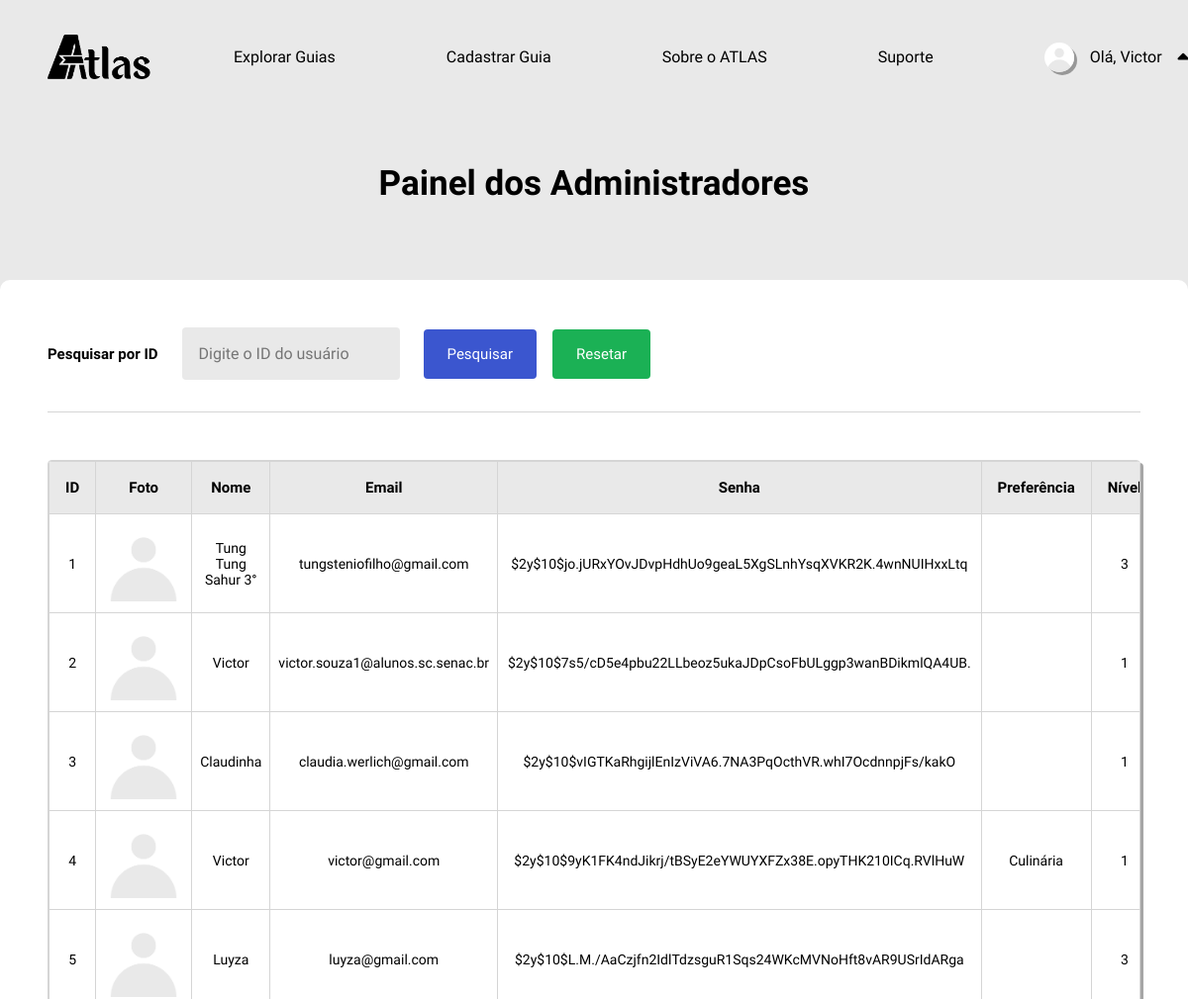
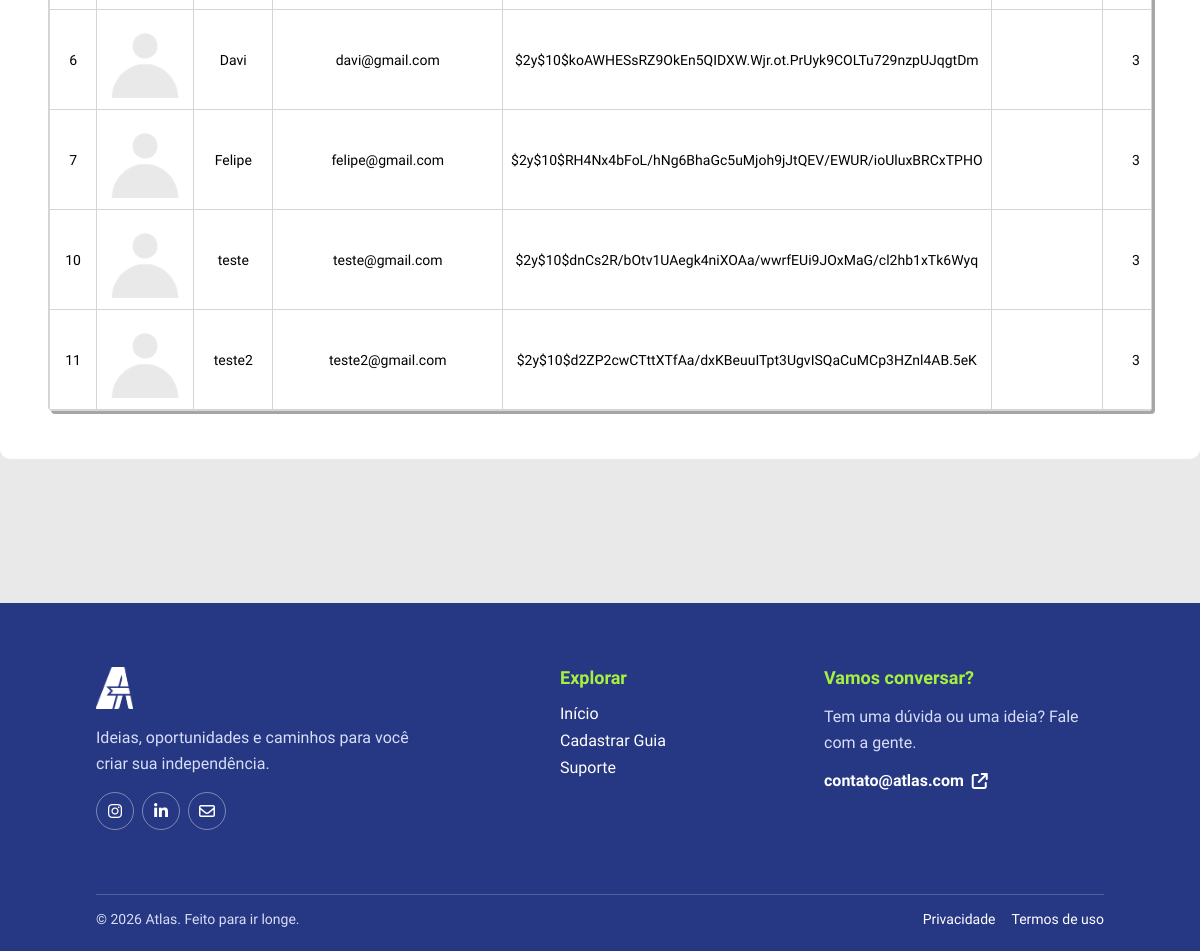
The app's page /admin.php (signed in) with its own data (2 pictures, top to bottom).
### tables this page shows
CREATE TABLE `usuario` (
  `id_usuario` int(11) NOT NULL,
  `foto` blob DEFAULT NULL,
  `nome` varchar(100) NOT NULL,
  `email` varchar(150) NOT NULL,
  `senha` varchar(255) NOT NULL,
  `preferencia` enum('Automóveis','Casa','Compras','Cuidados','Culinária','Educação','Finanças','Jardinagem','Limpeza','Manutenção','Moda','Saúde','Tecnologia','Trabalho','Transporte') NOT NULL,
  `nivel` enum('1','2','3','') NOT NULL DEFAULT '3',
  `estado` enum('ativo','inativo','','') NOT NULL DEFAULT 'ativo',
  `data_criacao` datetime NOT NULL DEFAULT current_timestamp()
);

### admin.php (the view, shortened to what this page needs)
<?php
require_once __DIR__ . "/conexao.php";
function h($valor): string
{
    return htmlspecialchars((string)$valor, ENT_QUOTES, 'UTF-8');
}
?>
<!DOCTYPE html>
<html lang="pt-br">
<head>
    <link rel="stylesheet" href="https://cdnjs.cloudflare.com/ajax/libs/font-awesome/6.4.0/css/all.min.css">
    <link rel="stylesheet" href="css/admin.css">
</head>
<body>
    <header>
        <a class="logo" href="index.php" aria-label="Página inicial">
            <img src="imgs_website/logotipoatlas.png" alt="ATLAS">
        </a>
        <nav class="nav-options" aria-label="Navegação principal">
            <a class="item" href="guias.php">
                <p>Explorar Guias</p>
            </a>
            <?php if (isset($_SESSION['id'])): ?>
                <a class="item" href="cadastro_guias.php">
                    <p>Cadastrar Guia</p>
                </a>
            <?php endif; ?>
            <a class="item" href="index.php#sobre-atlas">
                <p>Sobre o ATLAS</p>
            </a>
            <a class="item" href="suporte.php">
                <p>Suporte</p>
            </a>
        </nav>
        <nav class="nav-btns" aria-label="Conta">
            <?php if (isset($_SESSION['id'])): ?>
                <div class="perfil" id="perfil">
                    <p>
                        <img class="foto" src="imgs_perfil/<?= !empty($_SESSION['foto']) ? h($_SESSION['foto']) : 'foto_padrao.png' ?>">
                        Olá, <?= h($_SESSION['nome']) ?>
                    </p>
                    <i class="fa-solid fa-caret-up" id="seta"></i>
                </div>
            <?php else: ?>
                <a class="entrar" href="login.php">Entrar</a>
            <?php endif; ?>
        </nav>
    </header>
    <h1 class="titulo"> Painel dos Administradores </h1>
    <div class="forms">
        <form class="form-pesquisar" method="POST">
            <label for="barraPesquisa">Pesquisar por ID</label>
            <input class="barra-pesquisa" type="number" min="1" id="barraPesquisa" name="barraPesquisa" placeholder="Digite o ID do usuário">
            <div class="botoes">
                <button class="btn-pesquisar" id="btnPesquisar" name="pesquisar">Pesquisar</button>
                <button class="btn-resetar" id="btnResetar" name="resetar">Resetar</button>
            </div>
        </form>
        <table>
            <tr>
                <th>ID</th>
                <th>Foto</th>
                <th>Nome</th>
                <th>Email</th>
                <th>Senha</th>
                <th>Preferência</th>
                <th>Nível</th>
            </tr>
            <?php
            if (!isset($_POST['pesquisar'])) {
                $sql = "SELECT id_usuario, foto, nome, email, senha, preferencia, nivel, estado, data_criacao FROM usuario";
            } else {
                $pesquisa = $_POST['barraPesquisa'];
                $sql = "SELECT id_usuario, foto, nome, email, senha, preferencia, nivel, estado, data_criacao FROM usuario WHERE id_usuario = '$pesquisa'";
            }
            $resultado = $conn->query($sql);
            if ($resultado->num_rows <= 0) {
                $erro = 'Não há usuários cadastrados.';
            } else {
                while ($linha = $resultado->fetch_assoc()) { ?>
                    <tr>
                        <td id="<?= $linha['id_usuario'] ?>"><?= $linha['id_usuario'] ?></td>
                        <td><img class="foto-bd" src="imgs_perfil/<?= !empty($linha['foto']) ? htmlspecialchars($linha['foto']) : 'foto_padrao.png' ?>"></td>
                        <td><?= htmlspecialchars($linha['nome']) ?></td>
                        <td><?= htmlspecialchars($linha['email']) ?></td>
                        <td><?= htmlspecialchars($linha['senha']) ?></td>
                        <td><?= htmlspecialchars($linha['preferencia']) ?></td>
                        <td><?= htmlspecialchars($linha['nivel']) ?></td>
                    </tr>
            <?php }
            } ?>
        </table>
    </div>
    <footer>
        <div class="footer-content">
            <div class="footer-brand">
                <a class="footer-logo" href="index.php" aria-label="Voltar para o início"><img src="imgs_website/logoatlas.png" alt="ATLAS"></a>
                <p>Ideias, oportunidades e caminhos para você criar sua independência.</p>
                <div class="footer-socials" aria-label="Redes sociais">
                    <a href="#" aria-label="Instagram"><i class="fa-brands fa-instagram"></i></a>
                    <a href="#" aria-label="LinkedIn"><i class="fa-brands fa-linkedin-in"></i></a>
                    <a href="mailto:contato@atlas.com" aria-label="Enviar e-mail"><i class="fa-regular fa-envelope"></i></a>
                </div>
            </div>
            <div class="footer-section">
                <h3>Explorar</h3>
                <a href="index.php">Início</a>
                <a href="cadastro_guias.php">Cadastrar Guia</a>
                <a href="suporte.php">Suporte
                </a>
            </div>
            <div class="footer-section footer-contact">
                <h3>Vamos conversar?</h3>
                <p>Tem uma dúvida ou uma ideia? Fale com a gente.</p><a href="mailto:contato@atlas.com">contato@atlas.com <i class="fa-solid fa-arrow-up-right-from-square"></i></a>
            </div>
        </div>
        <div class="footer-bottom">
            <p>&copy; <?= date('Y') ?> Atlas. Feito para ir longe.</p>
            <div><a href="#">Privacidade</a><a href="#">Termos de uso</a></div>
        </div>
    </footer>
</body>
</html>

### css/admin.css (style rules this page uses)
html { scroll-behavior: smooth; }
.titulo { display: flex; align-items: center; justify-content: center; width: 100%; height: 100px; font-size: 2.1875rem; font-weight: bold; text-align: center; }
.forms { display: flex; flex-direction: column; align-items: flex-start; justify-content: center; width: fit-content; max-width: 100%; margin: var(--space-5) auto; padding: var(--space-5); gap: var(--space-5); background-color: var(--color-surface); border-radius: var(--radius-md); }
.form-pesquisar { display: flex; flex-wrap: wrap; align-items: center; width: 100%; padding-bottom: var(--space-4); gap: var(--space-2) var(--space-3); border-bottom: 1px solid var(--color-border); }
.form-pesquisar label { font-size: 0.9375rem; font-weight: 600; white-space: nowrap; }
.barra-pesquisa { width: 220px; padding: var(--space-2); border: 1px solid transparent; border-radius: var(--radius-sm); background-color: var(--color-bg); color: var(--color-text); font-family: inherit; font-size: 1rem; appearance: none; transition: border-color var(--transition-fast); }
.botoes { display: flex; gap: var(--space-2); }
.form-pesquisar .botoes button { display: flex; align-items: center; justify-content: center; padding: var(--space-2) var(--space-3); border: none; border-radius: var(--radius-sm); color: var(--color-text-inverse); font-family: inherit; font-size: 0.9375rem; text-decoration: none; cursor: pointer; transition: background-color var(--transition-fast); }
.btn-pesquisar { background-color: var(--color-primary-light); }
.btn-resetar { background-color: var(--color-success); color: var(--color-text); }
table { display: flex; flex-direction: column; justify-self: center; width: 100%; max-width: 100%; overflow-x: auto; border: 1px solid var(--color-border); border-radius: var(--radius-sm); border-collapse: collapse; box-shadow: var(--shadow-drop); }
th { padding: var(--space-1) var(--space-2); border: 1px solid var(--color-border); background-color: var(--color-bg); font-size: 0.9375rem; text-align: center; }
td { padding: var(--space-1); border: 1px solid var(--color-border); font-size: 0.875rem; text-align: center; overflow-x: hidden; }
tr { transition: background-color var(--transition-fast); }
.foto-bd { width: 80px; aspect-ratio: 1; object-fit: cover; object-position: center; }

### css/header.css (style rules this page uses)
header { display: flex; align-items: center; justify-content: space-between; gap: var(--space-6); width: 100%; margin-bottom: 20px; padding: var(--space-4) var(--space-5); background-color: var(--color-bg); z-index: 2; }
.logo { display: flex; align-items: center; justify-content: flex-start; height: 100%; max-width: 100px; }
.logo img { display: block; width: auto; height: 45px; cursor: pointer; }
.nav-options { display: flex; align-items: center; justify-content: center; width: fit-content; height: 100%; gap: var(--space-6); }
.item { position: relative; display: flex; align-items: center; justify-content: center; width: fit-content; background-color: transparent; height: 100%; padding: var(--space-2) var(--space-3); font-size: 0.9375rem; white-space: nowrap; cursor: pointer; outline: none; border: none; font-family: 'Google Sans', sans-serif; }
.item p { color: var(--color-text); font-size: 1rem; font-weight: 400; text-decoration: none; transition: color var(--transition-fast); }
.item::after { content: ''; position: absolute; bottom: 0; left: 0; width: 0; height: 2px; border-radius: 100px; background-color: var(--color-primary-light); transition: width var(--transition-base); }
a { text-decoration: none; }
.nav-btns { display: flex; align-items: center; width: fit-content; height: 100%; gap: var(--space-3); }
.perfil { position: relative; display: flex; align-items: center; justify-content: center; gap: var(--space-2); min-width: 150px; height: 44px; padding: 0 var(--space-3); border-radius: var(--radius-md); color: var(--color-text); font-size: 14px; white-space: nowrap; cursor: pointer; }
.foto { width: 30px; aspect-ratio: 1; border-radius: 50%; object-fit: cover; object-position: center; box-shadow: var(--shadow-drop); }
.perfil p { display: flex; align-items: center; justify-content: space-between; gap: var(--space-2); min-width: 100px; font-size: 1rem; white-space: nowrap; }
#seta { font-size: 18px; transition: rotate var(--transition-base); }

### records on screen
usuario: id_usuario "1", nome "Tung Tung Sahur 3°", email "tungsteniofilho@gmail.com", senha "$2y$10$jo.jURxYOvJDvpHdhUo9geaL5XgSLnhYsqXVKR2K.4wnNUIHxxLtq", nivel "3"
usuario: id_usuario "2", nome "Victor", email "victor.souza1@alunos.sc.senac.br", senha "$2y$10$7s5/cD5e4pbu22LLbeoz5ukaJDpCsoFbULggp3wanBDikmlQA4UB.", nivel "1"
usuario: id_usuario "3", nome "Claudinha", email "claudia.werlich@gmail.com", senha "$2y$10$vIGTKaRhgijlEnIzViVA6.7NA3PqOcthVR.whI7OcdnnpjFs/kakO", nivel "1"
usuario: id_usuario "4", nome "Victor", email "victor@gmail.com", senha "$2y$10$9yK1FK4ndJikrj/tBSyE2eYWUYXFZx38E.opyTHK210ICq.RVlHuW", preferencia "Culinária", nivel "1"
usuario: id_usuario "5", nome "Luyza", email "luyza@gmail.com", senha "$2y$10$L.M./AaCzjfn2IdlTdzsguR1Sqs24WKcMVNoHft8vAR9USrIdARga", nivel "3"
usuario: id_usuario "6", nome "Davi", email "davi@gmail.com", senha "$2y$10$koAWHESsRZ9OkEn5QIDXW.Wjr.ot.PrUyk9COLTu729nzpUJqgtDm", nivel "3"
usuario: id_usuario "7", nome "Felipe", email "felipe@gmail.com", senha "$2y$10$RH4Nx4bFoL/hNg6BhaGc5uMjoh9jJtQEV/EWUR/ioUluxBRCxTPHO", nivel "3"
usuario: id_usuario "10", nome "teste", email "teste@gmail.com", senha "$2y$10$dnCs2R/bOtv1UAegk4niXOAa/wwrfEUi9JOxMaG/cl2hb1xTk6Wyq", nivel "3"
usuario: id_usuario "11", nome "teste2", email "teste2@gmail.com", senha "$2y$10$d2ZP2cwCTttXTfAa/dxKBeuuITpt3UgvISQaCuMCp3HZnl4AB.5eK", nivel "3"

### other values on screen
$_SESSION['nome'] "Victor"
